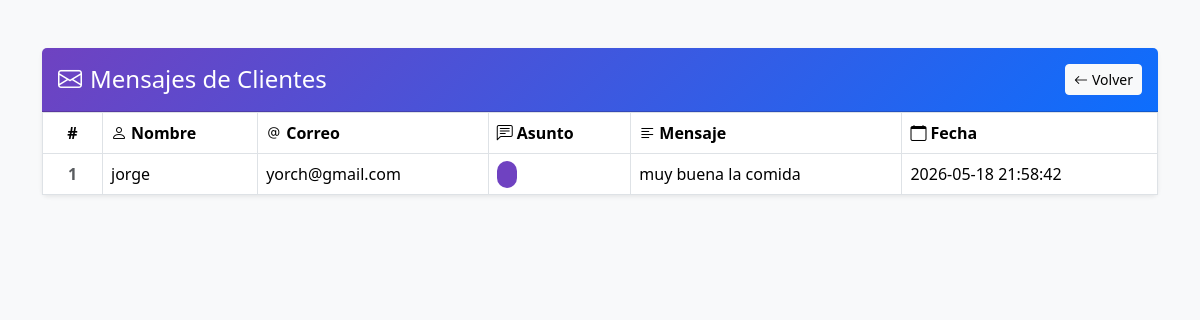
The app's page /admin/mensajes/index.php (signed in) with its own data.
### tables this page shows
CREATE TABLE `mensajes` (
  `id` int(11) NOT NULL,
  `nombre` varchar(100) DEFAULT NULL,
  `correo` varchar(100) DEFAULT NULL,
  `asunto` varchar(150) DEFAULT NULL,
  `mensaje` text DEFAULT NULL,
  `fecha` datetime DEFAULT current_timestamp()
);

### admin/mensajes/index.php (the view, shortened to what this page needs)
<?php
include("../../config/conexion.php");
$sql = "SELECT * FROM mensajes ORDER BY id DESC";
$resultado = $conn->query($sql);
?>
<!DOCTYPE html>
<html lang="es">
<head>
<link href="https://cdn.jsdelivr.net/npm/bootstrap@5.3.3/dist/css/bootstrap.min.css" rel="stylesheet">
<link href="https://cdn.jsdelivr.net/npm/bootstrap-icons@1.11.3/font/bootstrap-icons.min.css" rel="stylesheet">
</head>
<body>
<div class="container mt-5 mb-5">
    <div class="card shadow-sm border-0">
        <div class="card-header text-white py-3">
            <div class="d-flex justify-content-between align-items-center">
                <h4 class="mb-0">
                    <i class="bi bi-envelope me-2"></i>Mensajes de Clientes
                </h4>
                <a href="../dashboard.php" class="btn btn-light btn-sm">
                    <i class="bi bi-arrow-left me-1"></i>Volver
                </a>
            </div>
        </div>
        <div class="card-body p-0">
            <div class="table-responsive">
                <table class="table table-bordered table-hover mb-0">
                    <thead>
                        <tr>
                            <th class="text-center" style="width:60px;">#</th>
                            <th><i class="bi bi-person me-1"></i>Nombre</th>
                            <th><i class="bi bi-at me-1"></i>Correo</th>
                            <th><i class="bi bi-chat-left-text me-1"></i>Asunto</th>
                            <th><i class="bi bi-text-left me-1"></i>Mensaje</th>
                            <th><i class="bi bi-calendar me-1"></i>Fecha</th>
                        </tr>
                    </thead>
                    <tbody>
                        <?php while($fila = $resultado->fetch_assoc()){ ?>
                        <tr>
                            <td class="text-center text-muted fw-bold">
                                <?php echo $fila['id']; ?>
                            </td>
                            <td>
                                <?php echo $fila['nombre']; ?>
                            </td>
                            <td>
                                <?php echo $fila['correo']; ?>
                            </td>
                            <td>
                                <span class="badge-asunto"><?php echo $fila['asunto']; ?></span>
                            </td>
                            <td>
                                <span class="mensaje-texto" title="<?php echo htmlspecialchars($fila['mensaje']); ?>">
                                    <?php echo $fila['mensaje']; ?>
                                </span>
                            </td>
                            <td>
                                <?php echo $fila['fecha']; ?>
                            </td>
                        </tr>
                        <?php } ?>
                    </tbody>
                </table>
            </div>
        </div>
    </div>
</div>
</body>
</html>

### admin/mensajes/index.php (style rules this page uses)
body { background-color: #f8f9fa; }
.card-header { background: linear-gradient(135deg, #6f42c1, #0d6efd); }
.table thead { background-color: #343a40; color: #fff; }
.badge-asunto { background-color: #6f42c1; color: white; padding: 4px 10px; border-radius: 20px; font-size: 0.85rem; }
.mensaje-texto { max-width: 280px; white-space: nowrap; overflow: hidden; text-overflow: ellipsis; }

### records on screen
mensajes: id "1", nombre "jorge", correo "yorch@gmail.com", mensaje "muy buena la comida", fecha "2026-05-18 21:58:42"
